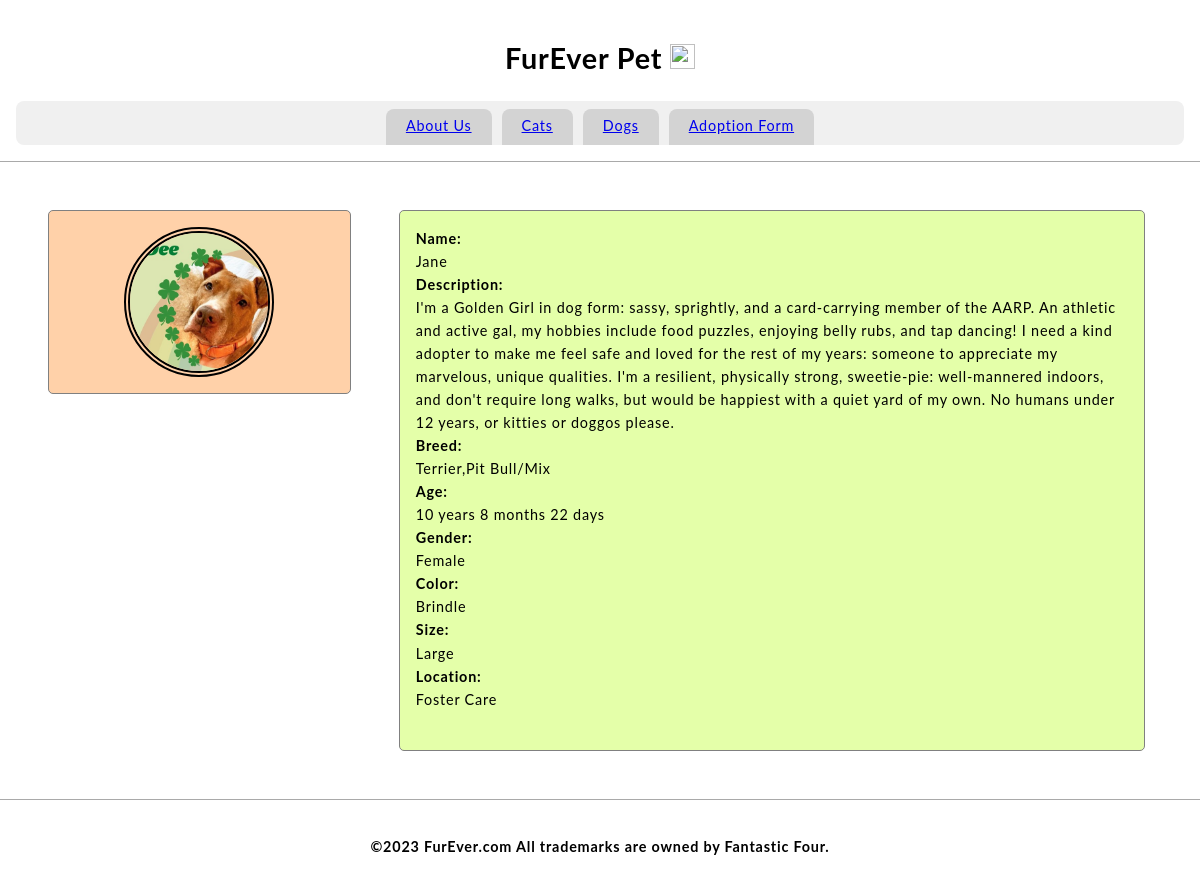
Page /dog_42904054 on the earlier database version.
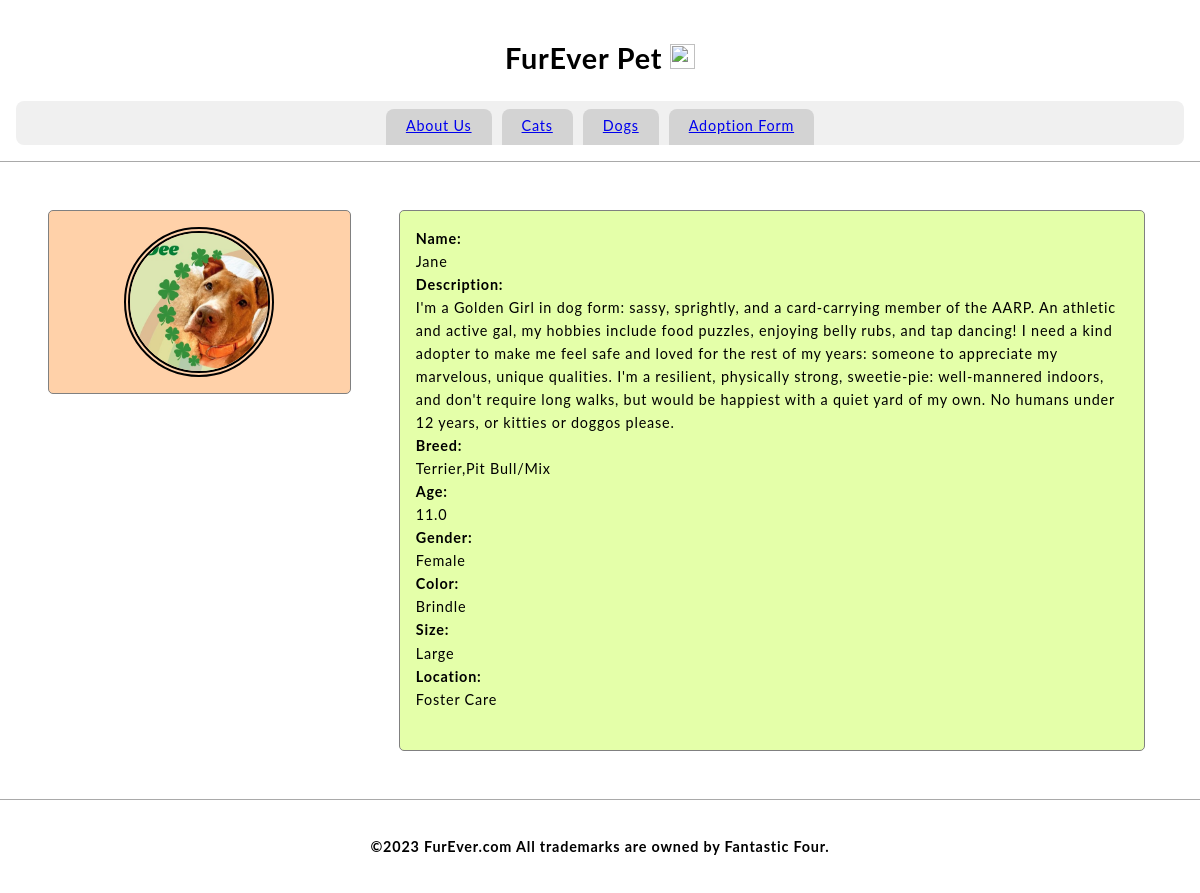
Same page on the later database version.
### tables this page shows
CREATE TABLE Dog(id int, name varchar(45), description varchar(1000), breed varchar(20), age float, gender varchar(10),color varchar(10),size varchar(10), location varchar(10), primary key (id));

### Furever.py (the view)
@app.route('/dog_42904054')
def dog_429():
    c.execute("SELECT name, description, breed, age, gender, color, size, location FROM Dog")
    myresult = c.fetchall()[1]
    name, description, breed, age, gender, color, size, location = myresult
    return render_template('dog_42904054.html',name=name, description=description, breed=breed, age=age, gender=gender, color=color,size=size, location=location)

### prefix.py (called while the page is built)
    def __call__(self, environ, start_response):
        return self.app(environ, start_response)

### templates/dog_42904054.html (shortened to what this page needs)
<!DOCTYPE>
<html>
    <head>
        <link href="static/style.css" type="text/css" rel="stylesheet"/>
    </head>
    <body>
        <header>
            <h1 class="title">FurEver Pet <img src="static/logo.png" width=25px height=25px/></h1>
            <nav>
                <a class="nav-anchor" href="aboutus">About Us</a>
                <a class="nav-anchor" href="cats">Cats</a>
                <a class="nav-anchor" href="dogs">Dogs</a>
                <a class="nav-anchor" href="adoptionform">Adoption Form</a>
            </nav>
        </header>
        <main>
            <aside>
                <div class="aside-div">
                    <img src="42904054.jpg"/ width= 150px height = 150px>
                </div>
            </aside>
            <section>
                <article class="article-div">
                          <b>Name:</b>
                    <br>
                    {{name}}
                    <br>
                    <b>Description:</b>
                    <br>
                    {{description}}
                    <br>
                    <b>Breed:</b>
                    <br>
                    {{breed}}
                    <br>
                    <b>Age:</b>
                    <br>
                    {{age}}
                    <br>
                    <b>Gender:</b>
                    <br>
                    {{gender}}
                    <br>
                    <b>Color:</b>
                    <br>
                    {{color}}
                    <br>
                    <b>Size:</b>
                    <br>
                    {{size}}
                    <br>
                    <b>Location:</b>
                    <br>
                    {{location}}
                    <br>
                    <br>
                </article>
            </section>
        </main>
        <footer>
            <h4 class="title">©2023 FurEver.com All trademarks are owned by Fantastic Four.</h4>
        </footer>
    </body>
</html>

Differences in the rows shown:
changed Dog "Jane": age "10 years 8 months 22 days" → "11.0"
